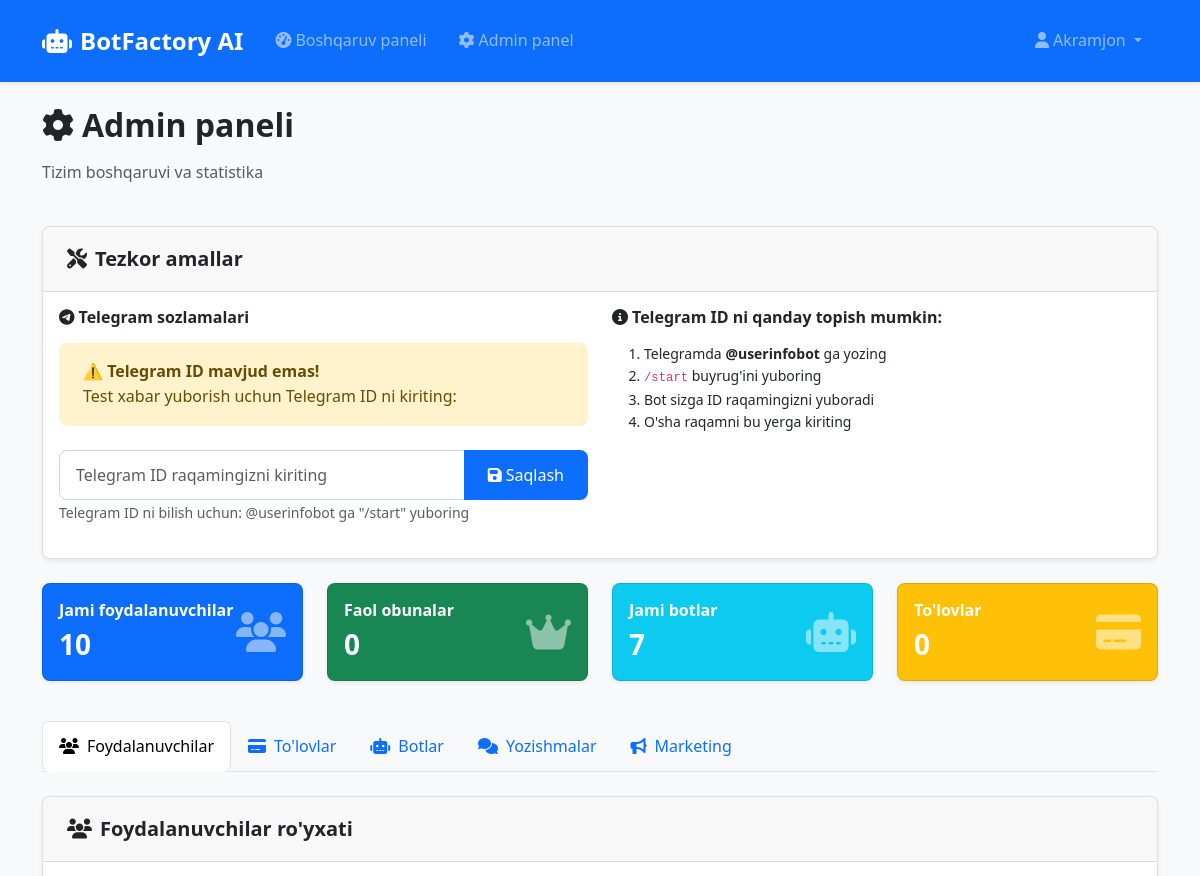
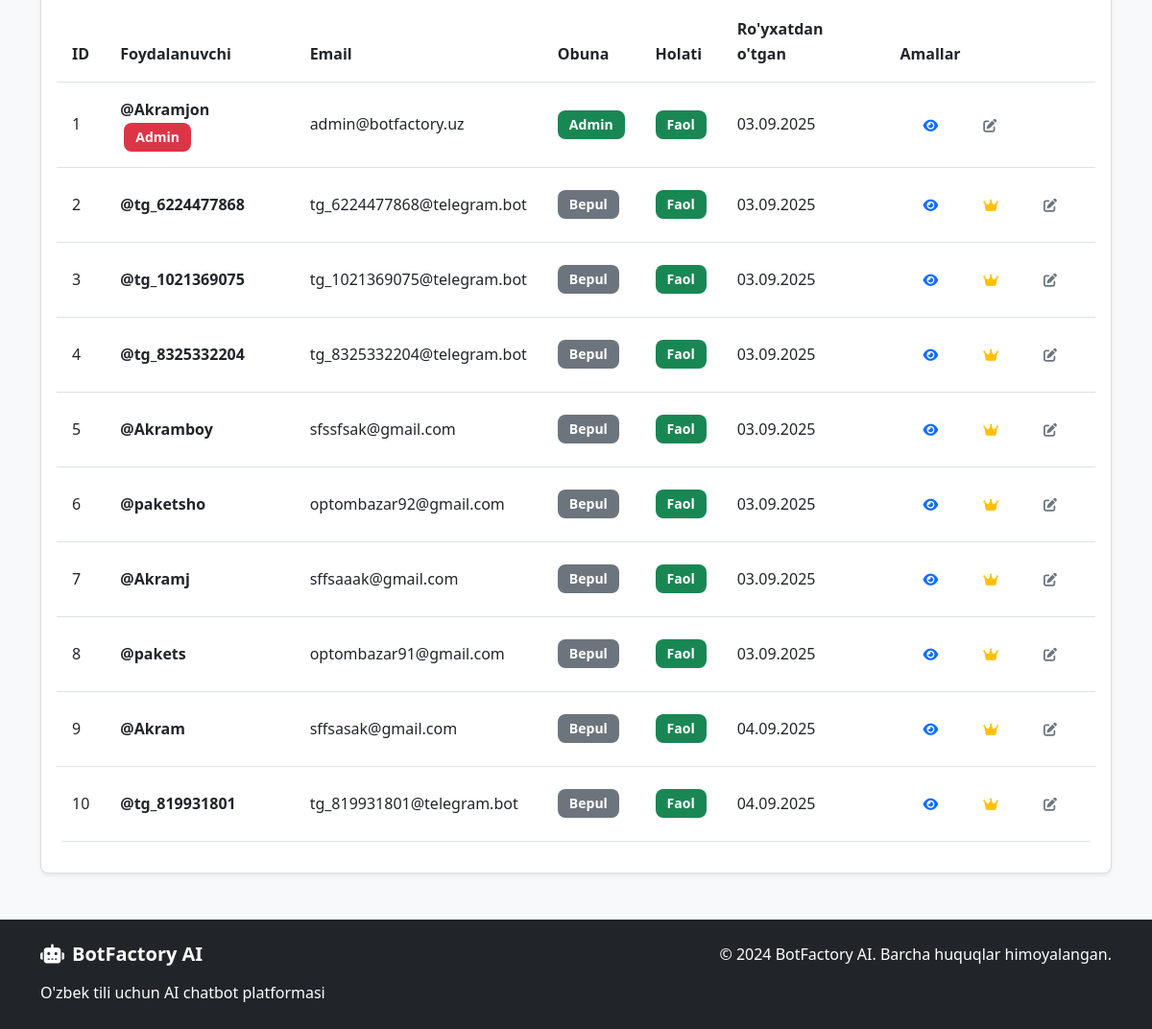
The page /admin/ (signed in) on the database its author committed (2 pictures, top to bottom).
### models.py (models this page shows, shortened)
class User(UserMixin, db.Model):
    id = db.Column(db.Integer, primary_key=True)
    username = db.Column(db.String(64), unique=True, nullable=False)
    email = db.Column(db.String(120), unique=True, nullable=False)
    password_hash = db.Column(db.String(256), nullable=False)
    language = db.Column(db.String(2), default='uz')  # uz/ru/en
    subscription_type = db.Column(db.String(20), default='free')  # free/basic/premium/admin
    subscription_end_date = db.Column(db.DateTime)
    is_admin = db.Column(db.Boolean, default=False)
    _is_active = db.Column('is_active', db.Boolean, default=True)
    created_at = db.Column(db.DateTime, default=datetime.utcnow)
    telegram_id = db.Column(db.String(50), unique=True)
    instagram_id = db.Column(db.String(50), unique=True)
    whatsapp_number = db.Column(db.String(20), unique=True)
    phone_number = db.Column(db.String(20))
    admin_chat_id = db.Column(db.String(50))  # Admin telegram chat ID for notifications
    notification_channel = db.Column(db.String(100))  # Telegram channel for notifications
    notifications_enabled = db.Column(db.Boolean, default=False)
    bots = db.relationship('Bot', backref='owner', lazy=True, cascade='all, delete-orphan')
    payments = db.relationship('Payment', backref='user', lazy=True)
    @property
    def is_active(self):
        return self._is_active
    @is_active.setter
    def is_active(self, value):
        """Allow setting is_active"""
        self._is_active = value

### routes.py (the view)
@main_bp.route('/admin')
@main_bp.route('/admin/')
@login_required
def admin():
    if not current_user.is_admin:
        flash('Sizda admin huquqi yo\'q!', 'error')
        return redirect(url_for('main.dashboard'))
    users = User.query.all()
    payments = Payment.query.order_by(Payment.created_at.desc()).limit(50).all()
    bots = Bot.query.all()
    stats = {
        'total_users': User.query.count(),
        'active_subscriptions': User.query.filter(User.subscription_type.in_(['starter', 'basic', 'premium'])).count(),
        'total_bots': Bot.query.count(),
        'total_payments': Payment.query.filter_by(status='completed').count(),
        'monthly_revenue': Payment.query.filter(
            Payment.status == 'completed',
            Payment.created_at >= datetime.utcnow() - timedelta(days=30)
        ).count()
    }
    broadcasts = BroadcastMessage.query.order_by(BroadcastMessage.created_at.desc()).limit(10).all()
    chat_history = ChatHistory.query.order_by(ChatHistory.created_at.desc()).limit(50).all()
    return render_template('admin.html', users=users, payments=payments,
                         bots=bots, stats=stats, broadcasts=broadcasts, chat_history=chat_history)

### templates/admin.html (shortened to what this page needs)
{% extends "base.html" %}
{% block content %}
<div class="row mb-4">
    <div class="col-12">
        <h2><i class="fas fa-cog me-2"></i>Admin paneli</h2>
        <p class="text-muted">Tizim boshqaruvi va statistika</p>
    </div>
</div>
<div class="row mb-4">
    <div class="col-12">
        <div class="card">
            <div class="card-header">
                <h5 class="mb-0"><i class="fas fa-tools me-2"></i>Tezkor amallar</h5>
            </div>
            <div class="card-body">
                <div class="row">
                    <div class="col-md-6">
                        <h6><i class="fab fa-telegram me-1"></i>Telegram sozlamalari</h6>
                        {% if current_user.telegram_id %}
                        <p><strong>Sizning Telegram ID:</strong> <span class="badge bg-success">{{ current_user.telegram_id }}</span></p>
                        <form method="POST" action="{{ url_for('main.test_message') }}" style="display: inline;">
                            <button type="submit" class="btn btn-success me-2">
                                <i class="fas fa-paper-plane me-1"></i>📧 Test xabar yuborish
                            </button>
                        </form>
                        {% else %}
                        <div class="alert alert-warning">
                            <strong>⚠️ Telegram ID mavjud emas!</strong><br>
                            Test xabar yuborish uchun Telegram ID ni kiriting:
                        </div>
                        <form method="POST" action="{{ url_for('main.set_telegram_id') }}" class="mb-3">
                            <div class="input-group">
                                <input type="text" name="telegram_id" class="form-control" placeholder="Telegram ID raqamingizni kiriting" required>
                                <button type="submit" class="btn btn-primary">
                                    <i class="fas fa-save me-1"></i>Saqlash
                                </button>
                            </div>
                            <small class="text-muted">Telegram ID ni bilish uchun: @userinfobot ga "/start" yuboring</small>
                        </form>
                        {% endif %}
                    </div>
                    <div class="col-md-6">
                        <h6><i class="fas fa-info-circle me-1"></i>Telegram ID ni qanday topish mumkin:</h6>
                        <ol class="small">
                            <li>Telegramda <strong>@userinfobot</strong> ga yozing</li>
                            <li><code>/start</code> buyrug'ini yuboring</li>
                            <li>Bot sizga ID raqamingizni yuboradi</li>
                            <li>O'sha raqamni bu yerga kiriting</li>
                        </ol>
                    </div>
                </div>
            </div>
        </div>
    </div>
</div>
<div class="row mb-4">
    <div class="col-md-3 mb-3">
        <div class="card bg-primary text-white">
            <div class="card-body">
                <div class="d-flex align-items-center">
                    <div class="flex-grow-1">
                        <h6 class="card-title">Jami foydalanuvchilar</h6>
                        <h3 class="mb-0">{{ stats.total_users }}</h3>
                    </div>
                    <div class="fs-1 opacity-50">
                        <i class="fas fa-users"></i>
                    </div>
                </div>
            </div>
        </div>
    </div>
    <div class="col-md-3 mb-3">
        <div class="card bg-success text-white">
            <div class="card-body">
                <div class="d-flex align-items-center">
                    <div class="flex-grow-1">
                        <h6 class="card-title">Faol obunalar</h6>
                        <h3 class="mb-0">{{ stats.active_subscriptions }}</h3>
                    </div>
                    <div class="fs-1 opacity-50">
                        <i class="fas fa-crown"></i>
                    </div>
                </div>
            </div>
        </div>
    </div>
    <div class="col-md-3 mb-3">
        <div class="card bg-info text-white">
            <div class="card-body">
                <div class="d-flex align-items-center">
                    <div class="flex-grow-1">
                        <h6 class="card-title">Jami botlar</h6>
                        <h3 class="mb-0">{{ stats.total_bots }}</h3>
                    </div>
                    <div class="fs-1 opacity-50">
                        <i class="fas fa-robot"></i>
                    </div>
                </div>
            </div>
        </div>
    </div>
    <div class="col-md-3 mb-3">
        <div class="card bg-warning text-white">
            <div class="card-body">
                <div class="d-flex align-items-center">
                    <div class="flex-grow-1">
                        <h6 class="card-title">To'lovlar</h6>
                        <h3 class="mb-0">{{ stats.total_payments }}</h3>
                    </div>
                    <div class="fs-1 opacity-50">
                        <i class="fas fa-credit-card"></i>
                    </div>
                </div>
            </div>
        </div>
    </div>
</div>
<ul class="nav nav-tabs mb-4" id="adminTabs" role="tablist">
    <li class="nav-item" role="presentation">
        <button class="nav-link active" id="users-tab" data-bs-toggle="tab" data-bs-target="#users" type="button">
            <i class="fas fa-users me-2"></i>Foydalanuvchilar
        </button>
    </li>
    <li class="nav-item" role="presentation">
        <button class="nav-link" id="payments-tab" data-bs-toggle="tab" data-bs-target="#payments" type="button">
            <i class="fas fa-credit-card me-2"></i>To'lovlar
        </button>
    </li>
    <li class="nav-item" role="presentation">
        <button class="nav-link" id="bots-tab" data-bs-toggle="tab" data-bs-target="#bots" type="button">
            <i class="fas fa-robot me-2"></i>Botlar
        </button>
    </li>
    <li class="nav-item" role="presentation">
        <button class="nav-link" id="chat-history-tab" data-bs-toggle="tab" data-bs-target="#chat-history" type="button">
            <i class="fas fa-comments me-2"></i>Yozishmalar
        </button>
    </li>
    <li class="nav-item" role="presentation">
        <button class="nav-link" id="marketing-tab" data-bs-toggle="tab" data-bs-target="#marketing" type="button">
            <i class="fas fa-bullhorn me-2"></i>Marketing
        </button>
    </li>
</ul>
<div class="tab-content" id="adminTabsContent">
    <div class="tab-pane fade show active" id="users" role="tabpanel">
        <div class="card">
            <div class="card-header">
                <h5 class="mb-0"><i class="fas fa-users me-2"></i>Foydalanuvchilar ro'yxati</h5>
            </div>
            <div class="card-body">
                <div class="table-responsive">
                    <table class="table table-hover">
                        <thead>
                            <tr>
                                <th>ID</th>
                                <th>Foydalanuvchi</th>
                                <th>Email</th>
                                <th>Obuna</th>
                                <th>Holati</th>
                                <th>Ro'yxatdan o'tgan</th>
                                <th>Amallar</th>
                            </tr>
                        </thead>
                        <tbody>
                            {% for user in users %}
                            <tr>
                                <td>{{ user.id }}</td>
                                <td>
                                    <strong>@{{ user.username }}</strong>
                                    {% if user.is_admin %}
                                    <span class="badge bg-danger ms-1">Admin</span>
                                    {% endif %}
                                </td>
                                <td>{{ user.email }}</td>
                                <td>
                                    {% if user.subscription_type == 'free' %}
                                    <span class="badge bg-secondary">Bepul</span>
                                    {% elif user.subscription_type == 'basic' %}
                                    <span class="badge bg-primary">Basic</span>
                                    {% elif user.subscription_type == 'premium' %}
                                    <span class="badge bg-warning">Premium</span>
                                    {% elif user.subscription_type == 'admin' %}
                                    <span class="badge bg-success">Admin</span>
                                    {% endif %}
                                </td>
                                <td>
                                    {% if user.is_active %}
                                    <span class="badge bg-success">Faol</span>
                                    {% else %}
                                    <span class="badge bg-danger">Bloklangan</span>
                                    {% endif %}
                                </td>
                                <td>{{ user.created_at.strftime('%d.%m.%Y') }}</td>
                                <td>
                                    <div class="btn-group btn-group-sm">
                                        <button class="btn btn-outline-primary" title="Ko'rish">
                                            <i class="fas fa-eye"></i>
                                        </button>
                                        {% if user.subscription_type != 'admin' %}
                                        <button class="btn btn-outline-warning"
                                                title="Obunani o'zgartirish"
                                                data-bs-toggle="modal"
                                                data-bs-target="#changeSubscriptionModal"
                                                data-user-id="{{ user.id }}"
                                                data-user-name="@{{ user.username }}"
                                                data-current-subscription="{{ user.subscription_type }}">
                                            <i class="fas fa-crown"></i>
                                        </button>
                                        {% endif %}
                                        <button class="btn btn-outline-secondary" title="Tahrirlash">
                                            <i class="fas fa-edit"></i>
                                        </button>
                                    </div>
                                </td>
                            </tr>
                            {% endfor %}
                        </tbody>
                    </table>
                </div>
            </div>
        </div>
    </div>
</div>
{% endblock %}

### templates/base.html (shortened to what this page needs)
<!DOCTYPE html>
<html lang="uz">
<head>
    <link href="https://cdn.jsdelivr.net/npm/bootstrap@5.3.0/dist/css/bootstrap.min.css" rel="stylesheet">
    <link href="https://cdnjs.cloudflare.com/ajax/libs/font-awesome/6.4.0/css/all.min.css" rel="stylesheet">
    <link href="{{ url_for('static', filename='css/style.css') }}?v=2024030312" rel="stylesheet">
</head>
<body>
    <nav class="navbar navbar-expand-lg navbar-dark bg-primary">
        <div class="container">
            <a class="navbar-brand" href="{{ url_for('main.index') }}">
                <i class="fas fa-robot me-2"></i>BotFactory AI
            </a>
            <div class="collapse navbar-collapse" id="navbarNav">
                <ul class="navbar-nav me-auto">
                    {% if current_user.is_authenticated %}
                        <li class="nav-item">
                            <a class="nav-link" href="{{ url_for('main.dashboard') }}">
                                <i class="fas fa-tachometer-alt me-1"></i>Boshqaruv paneli
                            </a>
                        </li>
                        {% if current_user.is_admin %}
                        <li class="nav-item">
                            <a class="nav-link" href="{{ url_for('main.admin') }}">
                                <i class="fas fa-cog me-1"></i>Admin panel
                            </a>
                        </li>
                        {% endif %}
                    {% endif %}
                </ul>
                <ul class="navbar-nav">
                    {% if current_user.is_authenticated %}
                        <li class="nav-item dropdown">
                            <a class="nav-link dropdown-toggle" href="#" role="button" data-bs-toggle="dropdown">
                                <i class="fas fa-user me-1"></i>{{ current_user.username }}
                            </a>
                        </li>
                    {% endif %}
                </ul>
            </div>
        </div>
    </nav>
    <main class="container my-4">
        {% block content %}{% endblock %}
    </main>
    <footer class="bg-dark text-white py-4 mt-5">
        <div class="container">
            <div class="row">
                <div class="col-md-6">
                    <h5><i class="fas fa-robot me-2"></i>BotFactory AI</h5>
                    <p class="mb-0">O'zbek tili uchun AI chatbot platformasi</p>
                </div>
                <div class="col-md-6 text-md-end">
                    <p class="mb-0">&copy; 2024 BotFactory AI. Barcha huquqlar himoyalangan.</p>
                </div>
            </div>
        </div>
    </footer>
</body>
</html>

### rows shown on the page
User: username "Akramjon", id "1", is_admin "Admin", email "admin@botfactory.uz", subscription_type "Admin", is_active "Faol", created_at "03.09.2025"
User: id "2", username "tg_6224477868", email "tg_6224477868@telegram.bot", subscription_type "Bepul", is_active "Faol", created_at "03.09.2025"
User: id "3", username "tg_1021369075", email "tg_1021369075@telegram.bot", subscription_type "Bepul", is_active "Faol", created_at "03.09.2025"
User: id "4", username "tg_8325332204", email "tg_8325332204@telegram.bot", subscription_type "Bepul", is_active "Faol", created_at "03.09.2025"
User: id "5", username "Akramboy", email "sfssfsak@gmail.com", subscription_type "Bepul", is_active "Faol", created_at "03.09.2025"
User: id "6", username "paketsho", email "optombazar92@gmail.com", subscription_type "Bepul", is_active "Faol", created_at "03.09.2025"
User: id "7", username "Akramj", email "sffsaaak@gmail.com", subscription_type "Bepul", is_active "Faol", created_at "03.09.2025"
User: id "8", username "pakets", email "optombazar91@gmail.com", subscription_type "Bepul", is_active "Faol", created_at "03.09.2025"
User: id "9", username "Akram", email "sffsasak@gmail.com", subscription_type "Bepul", is_active "Faol", created_at "04.09.2025"
User: id "10", username "tg_819931801", email "tg_819931801@telegram.bot", subscription_type "Bepul", is_active "Faol", created_at "04.09.2025"

### other values the page prints
{{ stats.total_users }} "10"
{{ stats.active_subscriptions }} "0"
{{ stats.total_bots }} "7"
{{ stats.total_payments }} "0"
